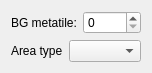
<?xml version="1.0" encoding="UTF-8"?>
<ui version="4.0">
 <class>SetAreaEdWidget</class>
 <widget class="QWidget" name="SetAreaEdWidget">
  <property name="geometry">
   <rect>
    <x>0</x>
    <y>0</y>
    <width>152</width>
    <height>61</height>
   </rect>
  </property>
  <property name="windowTitle">
   <string>Form</string>
  </property>
  <layout class="QVBoxLayout" name="verticalLayout">
   <item>
    <layout class="QHBoxLayout" name="horizontalLayout_2">
     <item>
      <widget class="QLabel" name="label">
       <property name="text">
        <string>BG metatile:</string>
       </property>
      </widget>
     </item>
     <item>
      <widget class="QSpinBox" name="backgroundMetatileBox">
       <property name="maximum">
        <number>255</number>
       </property>
      </widget>
     </item>
    </layout>
   </item>
   <item>
    <layout class="QHBoxLayout" name="horizontalLayout">
     <item>
      <widget class="QLabel" name="label_2">
       <property name="text">
        <string>Area type</string>
       </property>
      </widget>
     </item>
     <item>
      <widget class="QComboBox" name="areaTypeBox"/>
     </item>
    </layout>
   </item>
  </layout>
 </widget>
 <resources/>
 <connections/>
</ui>
